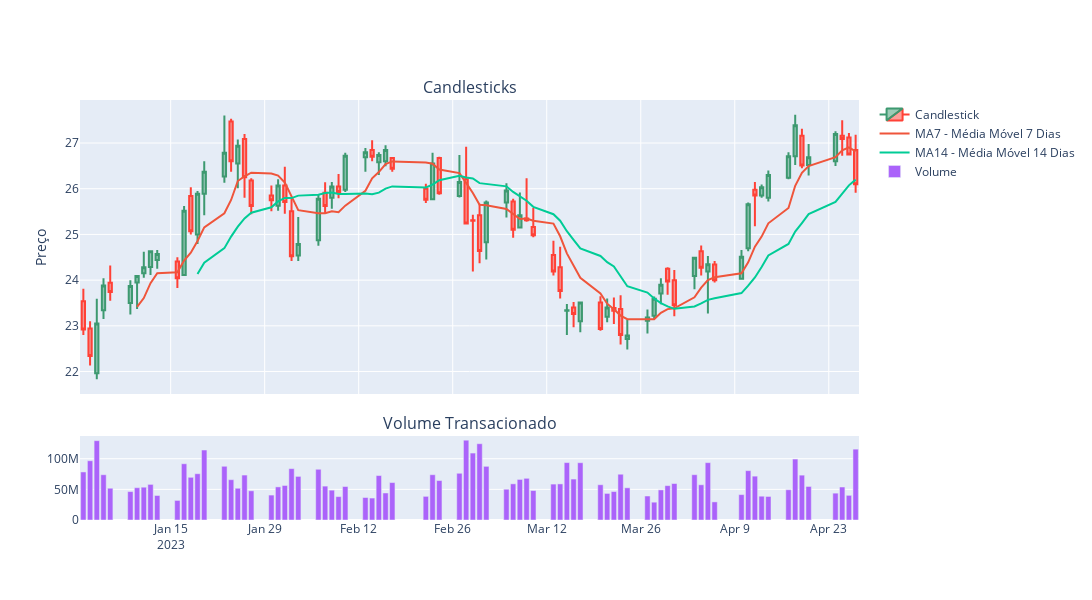

Here is the notebook cell this chart was saved with:
### Code cell
# Criando subplots
'''
"Primeiro, criamos uma figura que conterá nossos gráficos usando make_subplots.
Isso nos permite ter múltiplos gráficos em uma única visualização.
Aqui, teremos dois subplots: um para o gráfico de candlestick e outro para o volume de transações."

'''
fig = make_subplots(rows=2, cols=1, shared_xaxes=True,
                    vertical_spacing=0.1,
                    subplot_titles=('Candlesticks', 'Volume Transacionado'),
                    row_width=[0.2, 0.7])

'''
"No gráfico de candlestick, cada candle representa um dia de negociação,
mostrando o preço de abertura, fechamento, máximo e mínimo. Vamos adicionar este gráfico à nossa figura."
'''
# Adicionando o gráfico de candlestick
fig.add_trace(go.Candlestick(x=df.index,
                             open=df['Abertura'],
                             high=df['Maximo'],
                             low=df['Minimo'],
                             close=df['Fechamento'],
                             name='Candlestick'),
                             row=1, col=1)

# Adicionando as médias móveis
# Adicionamos também médias móveis ao mesmo subplot para análise de tendências
fig.add_trace(go.Scatter(x=df.index,
                         y=df['MA7'],
                         mode='lines',
                         name='MA7 - Média Móvel 7 Dias'),
                         row=1, col=1)

fig.add_trace(go.Scatter(x=df.index,
                         y=df['MA14'],
                         mode='lines',
                         name='MA14 - Média Móvel 14 Dias'),
                         row=1, col=1)

# Adicionando o gráfico de barras para o volume
# Em seguida, criamos um gráfico de barras para o volume de transações, que nos dá uma ideia da atividade de negociação naquele dia
fig.add_trace(go.Bar(x=df.index,
                     y=df['Volume'],
                     name='Volume'),
                     row=2, col=1)

# Atualizando layout
#Finalmente, configuramos o layout da figura, ajustando títulos, formatos de eixo e outras configurações para tornar o gráfico claro e legível.
fig.update_layout(yaxis_title='Preço',
                  xaxis_rangeslider_visible=False,  # Desativa o range slider
                  width=1100, height=600)

# Mostrando o gráfico
fig.show()
